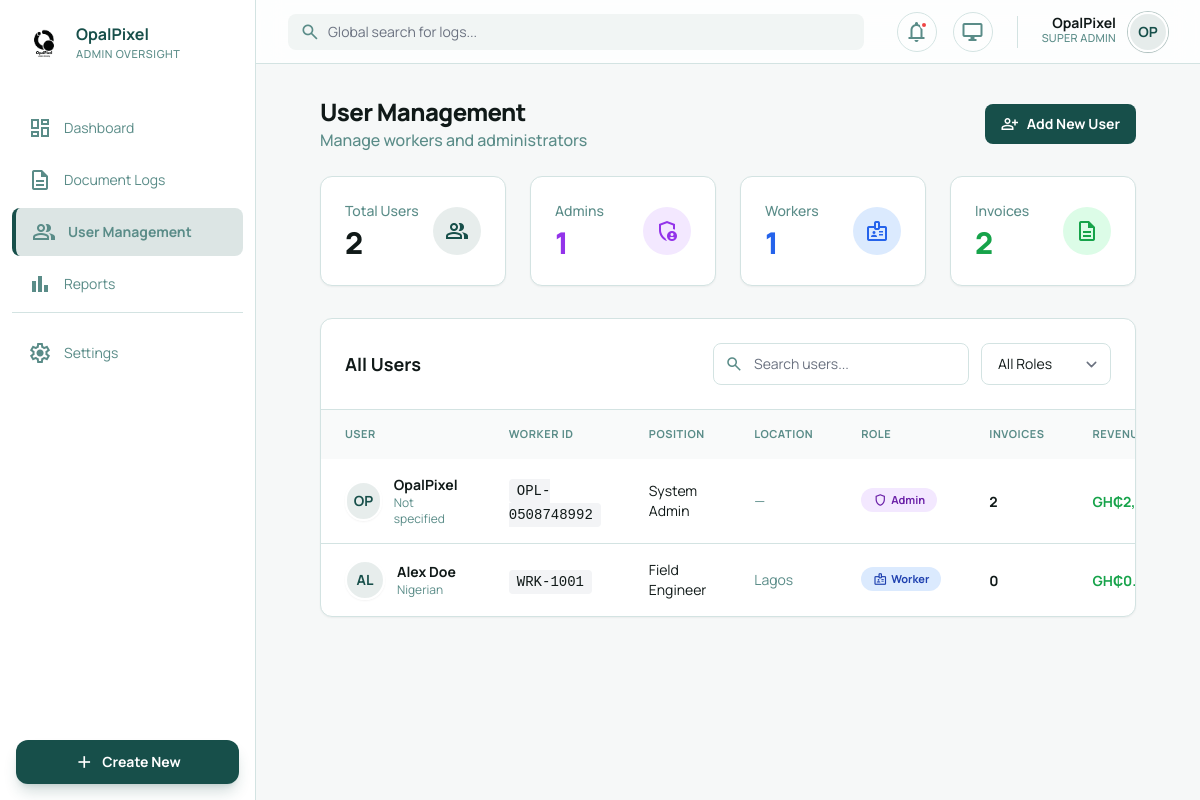
The page /user-management (signed in) on the database its author committed.
### models.py (models this page shows, shortened)
class User(UserMixin, db.Model):
    id = db.Column(db.Integer, primary_key=True)
    full_name = db.Column(db.String(100), nullable=False)
    worker_id = db.Column(db.String(50), unique=True, nullable=False)
    position = db.Column(db.String(50))
    nationality = db.Column(db.String(80))
    location = db.Column(db.String(150))
    address = db.Column(db.String(255))
    image_path = db.Column(db.String(255))
    role = db.Column(db.String(20), default='worker') # 'admin' or 'worker'
    password_hash = db.Column(db.String(128))

### app.py (the view)
@app.route('/user-management')
@login_required
def user_management():
    if current_user.role != 'admin':
        return redirect(url_for('worker_dashboard'))
    all_users = User.query.all()
    users_data = []
    for u in all_users:
        user_invoices = Invoice.query.filter_by(user_id=u.id).all()
        invoice_count = len(user_invoices)
        revenue = sum(inv.amount for inv in user_invoices if inv.status == 'Paid')
        users_data.append({
            'user': u,
            'invoice_count': invoice_count,
            'revenue': revenue
        })
    stats = {
        'total_users': len(all_users),
        'admins': sum(1 for u in all_users if u.role == 'admin'),
        'workers': sum(1 for u in all_users if u.role == 'worker'),
        'total_invoices': Invoice.query.count()
    }
    return render_template('user_management.html',
        user=current_user,
        users=users_data,
        stats=stats
    )

### auth.py (called while the page is built)
@login_manager.user_loader
def load_user(user_id):
    return User.query.get(int(user_id))

### templates/user_management.html (shortened to what this page needs)
{% extends "base_admin.html" %}
{% block content %}
<div class="w-full px-4 sm:px-6 lg:px-8">
  <div class="flex flex-col sm:flex-row sm:items-center sm:justify-between gap-4 mb-6">
    <div>
      <h2 class="text-xl sm:text-2xl font-extrabold tracking-tight">User Management</h2>
      <p class="text-[#5a8c88] font-medium text-sm sm:text-base">Manage workers and administrators</p>
    </div>
    <button onclick="document.getElementById('workerModal').classList.remove('hidden')" class="inline-flex items-center justify-center gap-2 bg-primary text-white px-4 py-2.5 rounded-lg font-bold text-sm hover:bg-primary/90 transition-colors w-full sm:w-auto">
      <span class="material-symbols-outlined text-[18px]">person_add</span>
      Add New User
    </button>
  </div>
  <div class="grid grid-cols-2 lg:grid-cols-4 gap-3 sm:gap-6 mb-6 sm:mb-8">
    <div class="bg-white dark:bg-[#1a2b2a] p-4 sm:p-6 rounded-xl border border-[#d3e3e2] dark:border-[#2a3a39] shadow-sm">
      <div class="flex items-center justify-between">
        <div>
          <p class="text-[#5a8c88] text-xs sm:text-sm font-medium">Total Users</p>
          <p class="text-2xl sm:text-3xl font-extrabold mt-1">{{ stats.total_users }}</p>
        </div>
        <div class="size-10 sm:size-12 rounded-full bg-primary/10 flex items-center justify-center">
          <span class="material-symbols-outlined text-primary text-xl sm:text-2xl">group</span>
        </div>
      </div>
    </div>
    <div class="bg-white dark:bg-[#1a2b2a] p-4 sm:p-6 rounded-xl border border-[#d3e3e2] dark:border-[#2a3a39] shadow-sm">
      <div class="flex items-center justify-between">
        <div>
          <p class="text-[#5a8c88] text-xs sm:text-sm font-medium">Admins</p>
          <p class="text-2xl sm:text-3xl font-extrabold mt-1 text-purple-600">{{ stats.admins }}</p>
        </div>
        <div class="size-10 sm:size-12 rounded-full bg-purple-100 flex items-center justify-center">
          <span class="material-symbols-outlined text-purple-600 text-xl sm:text-2xl">admin_panel_settings</span>
        </div>
      </div>
    </div>
    <div class="bg-white dark:bg-[#1a2b2a] p-4 sm:p-6 rounded-xl border border-[#d3e3e2] dark:border-[#2a3a39] shadow-sm">
      <div class="flex items-center justify-between">
        <div>
          <p class="text-[#5a8c88] text-xs sm:text-sm font-medium">Workers</p>
          <p class="text-2xl sm:text-3xl font-extrabold mt-1 text-blue-600">{{ stats.workers }}</p>
        </div>
        <div class="size-10 sm:size-12 rounded-full bg-blue-100 flex items-center justify-center">
          <span class="material-symbols-outlined text-blue-600 text-xl sm:text-2xl">badge</span>
        </div>
      </div>
    </div>
    <div class="bg-white dark:bg-[#1a2b2a] p-4 sm:p-6 rounded-xl border border-[#d3e3e2] dark:border-[#2a3a39] shadow-sm">
      <div class="flex items-center justify-between">
        <div>
          <p class="text-[#5a8c88] text-xs sm:text-sm font-medium">Invoices</p>
          <p class="text-2xl sm:text-3xl font-extrabold mt-1 text-green-600">{{ stats.total_invoices }}</p>
        </div>
        <div class="size-10 sm:size-12 rounded-full bg-green-100 flex items-center justify-center">
          <span class="material-symbols-outlined text-green-600 text-xl sm:text-2xl">description</span>
        </div>
      </div>
    </div>
  </div>
  <div class="bg-white dark:bg-[#1a2b2a] rounded-xl border border-[#d3e3e2] dark:border-[#2a3a39] shadow-sm overflow-hidden">
    <div class="p-4 sm:p-6 border-b border-[#d3e3e2] dark:border-[#2a3a39]">
      <div class="flex flex-col sm:flex-row sm:items-center sm:justify-between gap-4">
        <h3 class="text-lg font-bold">All Users</h3>
        <div class="flex flex-col sm:flex-row items-stretch sm:items-center gap-2 sm:gap-3">
          <div class="relative flex-1 sm:flex-none">
            <span class="material-symbols-outlined absolute left-3 top-1/2 -translate-y-1/2 text-[#5a8c88] text-[18px]">search</span>
            <input type="text" id="userSearch" placeholder="Search users..." class="w-full sm:w-52 lg:w-64 pl-10 pr-4 py-2.5 text-sm border border-[#d3e3e2] rounded-lg focus:ring-2 focus:ring-primary/20 focus:border-primary bg-white dark:bg-[#233534] dark:border-[#2a3a39]">
          </div>
          <select id="roleFilter" class="px-4 py-2.5 text-sm border border-[#d3e3e2] rounded-lg focus:ring-2 focus:ring-primary/20 focus:border-primary bg-white dark:bg-[#233534] dark:border-[#2a3a39]">
            <option value="">All Roles</option>
          </select>
        </div>
      </div>
    </div>
    <div class="hidden md:block overflow-x-auto">
      <table class="w-full text-left min-w-[800px]">
        <thead class="bg-[#f9fafa] dark:bg-[#233534] text-[#5a8c88] text-[11px] font-bold uppercase tracking-wider">
          <tr>
            <th class="px-6 py-4">User</th>
            <th class="px-6 py-4">Worker ID</th>
            <th class="px-6 py-4">Position</th>
            <th class="px-6 py-4">Location</th>
            <th class="px-6 py-4">Role</th>
            <th class="px-6 py-4">Invoices</th>
            <th class="px-6 py-4">Revenue</th>
          </tr>
        </thead>
        <tbody class="divide-y divide-[#d3e3e2] dark:divide-[#2a3a39]" id="usersBody">
          {% for user_data in users %}
          <tr class="user-row hover:bg-gray-50 dark:hover:bg-[#233534]/50 transition-colors" data-role="{{ user_data.user.role }}" data-name="{{ user_data.user.full_name|lower }}">
            <td class="px-6 py-4">
              <div class="flex items-center gap-3">
                {% if user_data.user.image_path %}
                <img src="{{ url_for('static', filename=user_data.user.image_path) }}" alt="" class="size-10 rounded-full object-cover border-2 border-white shadow-sm">
                {% else %}
                <div class="size-10 rounded-full bg-primary/10 flex items-center justify-center text-primary font-bold text-sm border-2 border-white shadow-sm">
                  {{ user_data.user.full_name[:2].upper() }}
                </div>
                {% endif %}
                <div>
                  <p class="font-bold text-sm">{{ user_data.user.full_name }}</p>
                  <p class="text-xs text-[#5a8c88]">{{ user_data.user.nationality or 'Not specified' }}</p>
                </div>
              </div>
            </td>
            <td class="px-6 py-4">
              <span class="font-mono text-sm bg-gray-100 dark:bg-gray-800 px-2 py-1 rounded select-all">{{ user_data.user.worker_id }}</span>
            </td>
            <td class="px-6 py-4 text-sm">{{ user_data.user.position or '—' }}</td>
            <td class="px-6 py-4 text-sm text-[#5a8c88]">{{ user_data.user.location or '—' }}</td>
            <td class="px-6 py-4">
              {% if user_data.user.role == 'admin' %}
              <span class="inline-flex items-center gap-1 px-3 py-1 bg-purple-100 text-purple-800 text-[11px] font-bold rounded-full">
                <span class="material-symbols-outlined text-[14px]">shield</span> Admin
              </span>
              {% else %}
              <span class="inline-flex items-center gap-1 px-3 py-1 bg-blue-100 text-blue-800 text-[11px] font-bold rounded-full">
                <span class="material-symbols-outlined text-[14px]">badge</span> Worker
              </span>
              {% endif %}
            </td>
            <td class="px-6 py-4">
              <span class="text-sm font-bold">{{ user_data.invoice_count }}</span>
            </td>
            <td class="px-6 py-4">
              <span class="text-sm font-bold text-green-600">GH₵{{ "{:,.2f}".format(user_data.revenue) }}</span>
            </td>
          </tr>
          {% endfor %}
        </tbody>
      </table>
    </div>
  </div>
</div>
{% endblock %}

### templates/base_admin.html (shortened to what this page needs)
<!DOCTYPE html>
<html lang="en" class="light">
<head>
  <script src="https://cdn.tailwindcss.com?plugins=forms,container-queries"></script>
  <script id="tailwind-config">
    tailwind.config = {
      darkMode: "class",
      theme: {
        extend: {
          colors: {
            primary: "#174f4a",
            accent: "#F4B393",
            "background-light": "#f6f8f8",
            "background-dark": "#131f1e",
          },
          fontFamily: {
            display: ["Manrope", "sans-serif"],
          },
        },
      },
    };
  </script>
</head>
<body class="bg-background-light dark:bg-background-dark text-[#101918] dark:text-[#f9fbfb] min-h-screen flex overflow-hidden">
  <aside class="w-64 border-r border-[#d3e3e2] dark:border-[#2a3a39] bg-white dark:bg-[#1a2b2a] flex flex-col h-screen shrink-0">
    <div class="p-6 flex items-center gap-3">
      <img src="{{ url_for('static', filename='uploads/Logo opalpixel_1.png') }}" alt="OpalPixel" class="size-10 rounded-xl object-contain">
      <div>
        <h1 class="text-primary dark:text-[#f9fbfb] text-base font-bold leading-none">OpalPixel</h1>
        <p class="text-[#5a8c88] text-[11px] font-medium uppercase tracking-wider mt-1">Admin Oversight</p>
      </div>
    </div>
    <nav class="flex-1 px-3 py-4 space-y-1">
      <a class="flex items-center gap-3 px-4 py-3 rounded-lg text-[#5a8c88] hover:bg-gray-50 dark:hover:bg-[#233534] transition-colors {{ 'active-nav' if request.endpoint == 'dashboard' else '' }}" href="{{ url_for('dashboard') }}">
        <span class="material-symbols-outlined">dashboard</span><span class="text-sm">Dashboard</span>
      </a>
      <a class="flex items-center gap-3 px-4 py-3 rounded-lg text-[#5a8c88] hover:bg-gray-50 dark:hover:bg-[#233534] transition-colors {{ 'active-nav' if request.endpoint == 'document_logs' else '' }}" href="{{ url_for('document_logs') }}">
        <span class="material-symbols-outlined">description</span><span class="text-sm">Document Logs</span>
      </a>
      <a class="flex items-center gap-3 px-4 py-3 rounded-lg text-[#5a8c88] hover:bg-gray-50 dark:hover:bg-[#233534] transition-colors {{ 'active-nav' if request.endpoint == 'user_management' else '' }}" href="{{ url_for('user_management') }}">
        <span class="material-symbols-outlined">group</span><span class="text-sm">User Management</span>
      </a>
      <a class="flex items-center gap-3 px-4 py-3 rounded-lg text-[#5a8c88] hover:bg-gray-50 dark:hover:bg-[#233534] transition-colors {{ 'active-nav' if request.endpoint == 'reports' else '' }}" href="{{ url_for('reports') }}">
        <span class="material-symbols-outlined">bar_chart</span><span class="text-sm">Reports</span>
      </a>
      <div class="pt-4 mt-4 border-t border-[#d3e3e2] dark:border-[#2a3a39]">
        <a class="flex items-center gap-3 px-4 py-3 rounded-lg text-[#5a8c88] hover:bg-gray-50 dark:hover:bg-[#233534] transition-colors {{ 'active-nav' if request.endpoint == 'settings' else '' }}" href="{{ url_for('settings') }}">
          <span class="material-symbols-outlined">settings</span><span class="text-sm">Settings</span>
        </a>
      </div>
    </nav>
    <div class="p-4 mt-auto">
      <button onclick="document.getElementById('createModal').classList.remove('hidden')" class="w-full bg-primary text-white py-3 rounded-xl font-bold text-sm flex items-center justify-center gap-2 shadow-lg shadow-primary/20 hover:bg-primary/90 transition-colors">
        <span class="material-symbols-outlined text-[20px]">add</span>
        Create New
      </button>
    </div>
  </aside>
  <main class="flex-1 flex flex-col overflow-hidden h-screen">
    <header class="h-16 border-b border-[#d3e3e2] dark:border-[#2a3a39] bg-white/80 dark:bg-[#1a2b2a]/80 backdrop-blur-md px-8 flex items-center justify-between z-10">
      <div class="flex items-center gap-4 flex-1 max-w-xl">
        <div class="relative w-full">
          <span class="material-symbols-outlined absolute left-3 top-1/2 -translate-y-1/2 text-[#5a8c88] text-[20px]">search</span>
          <input class="w-full bg-[#f1f5f4] dark:bg-[#233534] border-none rounded-lg pl-10 pr-4 py-2 text-sm focus:ring-2 focus:ring-primary/20" placeholder="Global search for logs..." type="text" />
        </div>
      </div>
      <div class="flex items-center gap-4">
        <button class="size-10 rounded-full border border-[#d3e3e2] dark:border-[#2a3a39] flex items-center justify-center text-[#5a8c88] relative hover:bg-gray-50 transition-colors">
          <span class="material-symbols-outlined">notifications</span>
          <span class="absolute top-2 right-2 size-2 bg-red-500 rounded-full border-2 border-white dark:border-[#1a2b2a]"></span>
        </button>
        <button class="size-10 rounded-full border border-[#d3e3e2] dark:border-[#2a3a39] flex items-center justify-center text-[#5a8c88] hover:bg-gray-50 transition-colors">
          <span class="material-symbols-outlined">desktop_windows</span>
        </button>
        <div class="flex items-center gap-3">
          <div class="text-right hidden sm:block">
            <p class="text-sm font-bold leading-none">{{ user.full_name }}</p>
            <p class="text-[11px] text-[#5a8c88] font-medium uppercase tracking-wide">{{ 'SUPER ADMIN' if user.role == 'admin' else user.position or 'Staff' }}</p>
          </div>
          <div class="relative group">
            {% if user.image_path %}
            <img src="{{ url_for('static', filename=user.image_path) }}" alt="{{ user.full_name }}" class="size-10 rounded-full object-cover border-2 border-white shadow-sm ring-1 ring-primary/30">
            {% else %}
            <div class="size-10 rounded-full bg-primary/10 border-2 border-white shadow-sm ring-1 ring-primary/30 flex items-center justify-center text-primary font-bold text-sm">
              {{ user.full_name[:2].upper() }}
            </div>
            {% endif %}
          </div>
        </div>
      </div>
    </header>
    <div id="dashboardContent" class="flex-1 overflow-y-auto p-8 custom-scrollbar dashboard-scroll">
      {% block content %}{% endblock %}
    </div>
  </main>
</body>
</html>

### templates/base_admin.html (style rules this page uses)
body { font-family: 'Manrope', sans-serif; }
.material-symbols-outlined { font-variation-settings: 'FILL' 0, 'wght' 400, 'GRAD' 0, 'opsz' 24; }
.active-nav { background-color: rgba(23, 79, 74, 0.15); border-left: 4px solid #174f4a; color: #174f4a; font-weight: 700; }
.dashboard-scroll { max-height: calc(100vh - 64px); }

### rows shown on the page
User: full_name "OpalPixel", role "SUPER ADMIN", full_name "OP", user "OP", user.full_name "OpalPixel", user "Not specified", user.worker_id "OPL-0508748992", user "System Admin", user "—"
User: user "AL", user.full_name "Alex Doe", user "Nigerian", user.worker_id "WRK-1001", user "Field Engineer", user "Lagos", role "worker" (drawn)

### other values the page prints
{{ stats.total_users }} "2"
{{ stats.admins }} "1"
{{ stats.workers }} "1"
{{ stats.total_invoices }} "2"
{{ user_data.invoice_count }} "2" "0"
